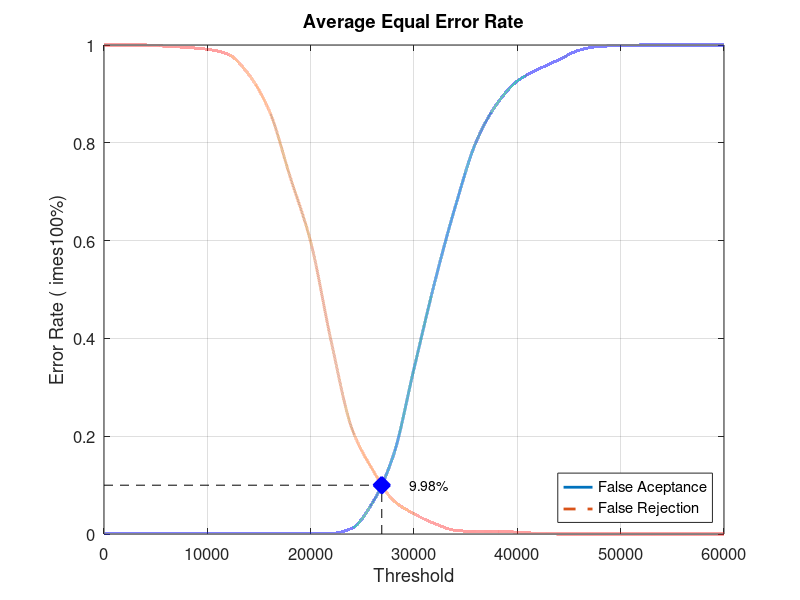
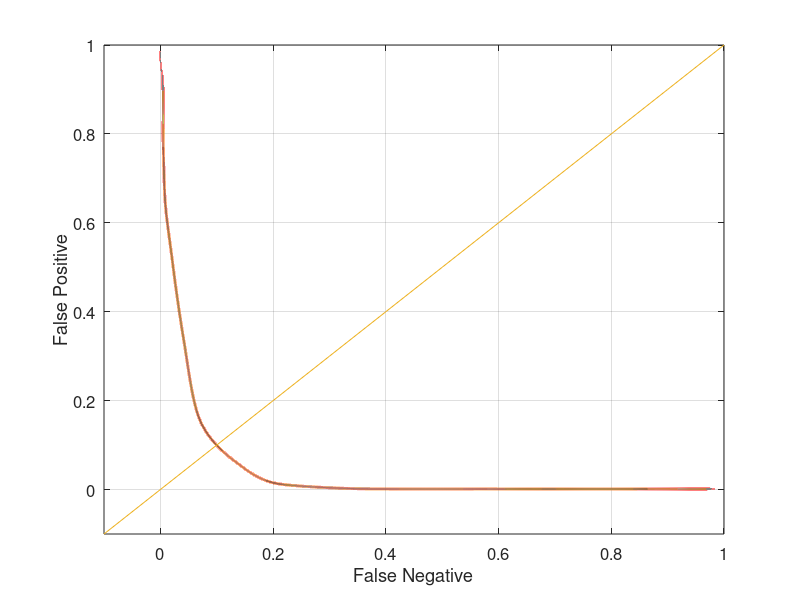

The MATLAB source for these figures, in order:
close all;
clear;
clc;
x = 0:2000:60000;
xq = 0:0.5:60000;

y0 = [0 0.00131579 0.00131579 0.00131579 0.00131579 0.00131579 0.00131579 0.00131579 0.00131579 0.00131579 0.00131579 0.00131579 0.0118421 0.0644737 0.160526 0.338158 0.514474 0.669737 0.801316 0.878947 0.926316 0.95 0.969737 0.989474 0.997368 0.998684 1 1 1 1 1]
yy0 = interp1(x, y0, xq, 'pchip');
y1 = [1 1 1 0.9975 0.995 0.99125 0.98125 0.94 0.865 0.73125 0.5975 0.3925 0.215 0.13125 0.06875 0.04125 0.02125 0.0075 0.005 0.005 0.00375 0.00125 0 0 0 0 0 0 0 0 0]
yy1 = interp1(x, y1, xq, 'pchip');

% Calculating EER: 
y2 = abs(y0 - y1);
find(y2 == min(y2))
yy2 = abs(yy0 - yy1);
xEER = find(yy2 == min(yy2));
xEERIndex = xq(xEER) % X-axis EER
yEER = yy0(xEER) % Y-axis EER

main = figure
plot(xq, yy0,'-','LineWidth', 2);	hold on
plot(xq, yy1,'--','LineWidth', 2);	hold on
plot([xEERIndex xEERIndex], [0 yEER], 'k--');	hold on
plot([0 xEERIndex], [yEER yEER], 'k--');	hold on
plot(xEERIndex, yEER, 'bx', 'LineWidth', 10);	hold on
text(xEERIndex + 10 * xEERIndex / 100, yEER, [num2str(round((10000 * yEER)) / 100) '%'])
legend('False Aceptance', 'False Rejection', 'Location', 'SouthEast')
xlabel('Threshold')
ylabel('Error Rate (	imes100%)')
title('Average Equal Error Rate')
set(gca, 'FontSize', 12)
axis([0 60000 0 1])
grid on

print(main, 'Experiment2AverageMain', '-dpng');
FNRxFPR = figure('Color', [1 1 1]);
plot(yy1, yy0, '-', yy1, yy0, 'LineWidth', 2);
hold on
y = -0.1:0.1:1
plot(y, y); 
set(gca, 'FontSize', 12)
xlabel('False Negative')
ylabel('False Positive')
axis([-0.1 1 -0.1 1])
set(gca, 'FontSize', 12)
grid on

print(FNRxFPR, 'Experiment2AverageFNRxFPR','-dpng');
